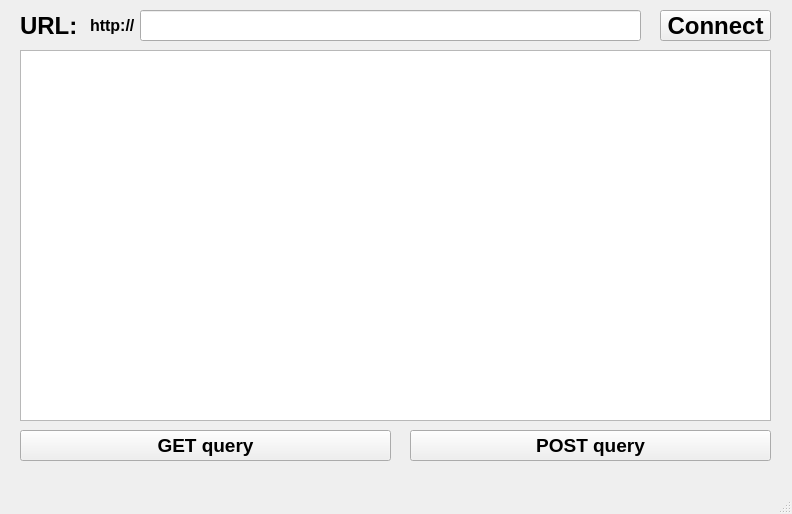
<?xml version="1.0" encoding="UTF-8"?>
<ui version="4.0">
 <class>MainWindow</class>
 <widget class="QMainWindow" name="MainWindow">
  <property name="geometry">
   <rect>
    <x>0</x>
    <y>0</y>
    <width>792</width>
    <height>514</height>
   </rect>
  </property>
  <property name="windowTitle">
   <string>MainWindow</string>
  </property>
  <widget class="QWidget" name="centralwidget">
   <widget class="QLineEdit" name="url">
    <property name="geometry">
     <rect>
      <x>140</x>
      <y>10</y>
      <width>501</width>
      <height>31</height>
     </rect>
    </property>
   </widget>
   <widget class="QPushButton" name="connect">
    <property name="geometry">
     <rect>
      <x>660</x>
      <y>10</y>
      <width>111</width>
      <height>31</height>
     </rect>
    </property>
    <property name="font">
     <font>
      <pointsize>18</pointsize>
      <bold>true</bold>
     </font>
    </property>
    <property name="text">
     <string>Connect</string>
    </property>
   </widget>
   <widget class="QLabel" name="label">
    <property name="geometry">
     <rect>
      <x>20</x>
      <y>10</y>
      <width>61</width>
      <height>31</height>
     </rect>
    </property>
    <property name="font">
     <font>
      <pointsize>18</pointsize>
      <bold>true</bold>
     </font>
    </property>
    <property name="text">
     <string>URL:</string>
    </property>
   </widget>
   <widget class="QTextBrowser" name="textBrowser">
    <property name="geometry">
     <rect>
      <x>20</x>
      <y>50</y>
      <width>751</width>
      <height>371</height>
     </rect>
    </property>
   </widget>
   <widget class="QPushButton" name="GET">
    <property name="geometry">
     <rect>
      <x>20</x>
      <y>430</y>
      <width>371</width>
      <height>31</height>
     </rect>
    </property>
    <property name="font">
     <font>
      <pointsize>14</pointsize>
      <bold>true</bold>
     </font>
    </property>
    <property name="text">
     <string>GET query</string>
    </property>
   </widget>
   <widget class="QPushButton" name="POST">
    <property name="geometry">
     <rect>
      <x>410</x>
      <y>430</y>
      <width>361</width>
      <height>31</height>
     </rect>
    </property>
    <property name="font">
     <font>
      <pointsize>14</pointsize>
      <bold>true</bold>
     </font>
    </property>
    <property name="text">
     <string>POST query</string>
    </property>
   </widget>
   <widget class="QLabel" name="label_2">
    <property name="geometry">
     <rect>
      <x>90</x>
      <y>10</y>
      <width>71</width>
      <height>31</height>
     </rect>
    </property>
    <property name="font">
     <font>
      <pointsize>12</pointsize>
      <bold>true</bold>
     </font>
    </property>
    <property name="text">
     <string>http://</string>
    </property>
   </widget>
  </widget>
  <widget class="QMenuBar" name="menubar">
   <property name="geometry">
    <rect>
     <x>0</x>
     <y>0</y>
     <width>792</width>
     <height>21</height>
    </rect>
   </property>
  </widget>
  <widget class="QStatusBar" name="statusbar"/>
 </widget>
 <resources/>
 <connections/>
</ui>
